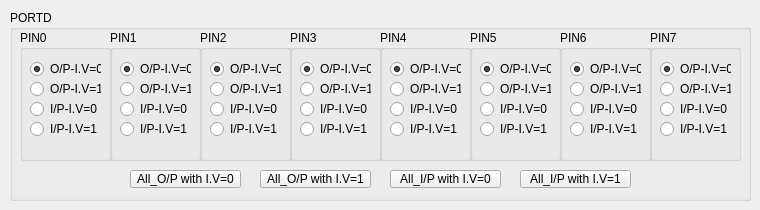
    <widget class="QWidget" name="PORTD_tab_2">
     <attribute name="title">
      <string>PORTD</string>
     </attribute>
     <widget class="QGroupBox" name="PORTD_groupBox_2">
      <property name="geometry">
       <rect>
        <x>10</x>
        <y>10</y>
        <width>741</width>
        <height>191</height>
       </rect>
      </property>
      <property name="title">
       <string>PORTD</string>
      </property>
      <widget class="QPushButton" name="All_Output_Init0_pushButton_11">
       <property name="geometry">
        <rect>
         <x>120</x>
         <y>160</y>
         <width>111</width>
         <height>18</height>
        </rect>
       </property>
       <property name="text">
        <string>All_O/P with I.V=0</string>
       </property>
      </widget>
      <widget class="QPushButton" name="All_Output_Init1_pushButton_11">
       <property name="geometry">
        <rect>
         <x>250</x>
         <y>160</y>
         <width>111</width>
         <height>18</height>
        </rect>
       </property>
       <property name="text">
        <string>All_O/P with I.V=1</string>
       </property>
      </widget>
      <widget class="QPushButton" name="All_Input_Init0_pushButton_11">
       <property name="geometry">
        <rect>
         <x>380</x>
         <y>160</y>
         <width>111</width>
         <height>18</height>
        </rect>
       </property>
       <property name="text">
        <string>All_I/P with I.V=0</string>
       </property>
      </widget>
      <widget class="QPushButton" name="All_Input_Init1_pushButton_11">
       <property name="geometry">
        <rect>
         <x>510</x>
         <y>160</y>
         <width>111</width>
         <height>18</height>
        </rect>
       </property>
       <property name="text">
        <string>All_I/P with I.V=1</string>
       </property>
      </widget>
      <widget class="QGroupBox" name="PIN1_groupBox_11">
       <property name="geometry">
        <rect>
         <x>100</x>
         <y>20</y>
         <width>91</width>
         <height>131</height>
        </rect>
       </property>
       <property name="title">
        <string>PIN1</string>
       </property>
       <widget class="QRadioButton" name="Output_init1_PIN1_radioButton_11">
        <property name="geometry">
         <rect>
          <x>10</x>
          <y>50</y>
          <width>71</width>
          <height>18</height>
         </rect>
        </property>
        <property name="text">
         <string>O/P-I.V=1</string>
        </property>
       </widget>
       <widget class="QRadioButton" name="Input_init0_PIN1_radioButton_11">
        <property name="geometry">
         <rect>
          <x>10</x>
          <y>70</y>
          <width>71</width>
          <height>18</height>
         </rect>
        </property>
        <property name="text">
         <string>I/P-I.V=0</string>
        </property>
       </widget>
       <widget class="QRadioButton" name="Input_init1_PIN1_radioButton_11">
        <property name="geometry">
         <rect>
          <x>10</x>
          <y>90</y>
          <width>71</width>
          <height>18</height>
         </rect>
        </property>
        <property name="text">
         <string>I/P-I.V=1</string>
        </property>
       </widget>
       <widget class="QRadioButton" name="Output_init0_PIN1_radioButton_11">
        <property name="geometry">
         <rect>
          <x>10</x>
          <y>30</y>
          <width>71</width>
          <height>18</height>
         </rect>
        </property>
        <property name="text">
         <string>O/P-I.V=0</string>
        </property>
        <property name="checked">
         <bool>true</bool>
        </property>
       </widget>
      </widget>
      <widget class="QGroupBox" name="PIN0_groupBox_10">
       <property name="enabled">
        <bool>true</bool>
       </property>
       <property name="geometry">
        <rect>
         <x>10</x>
         <y>20</y>
         <width>91</width>
         <height>131</height>
        </rect>
       </property>
       <property name="autoFillBackground">
        <bool>false</bool>
       </property>
       <property name="title">
        <string>PIN0</string>
       </property>
       <widget class="QRadioButton" name="Output_init1_PIN0_radioButton_11">
        <property name="geometry">
         <rect>
          <x>10</x>
          <y>50</y>
          <width>71</width>
          <height>18</height>
         </rect>
        </property>
        <property name="text">
         <string>O/P-I.V=1</string>
        </property>
       </widget>
       <widget class="QRadioButton" name="Input_init0_PIN0_radioButton_11">
        <property name="geometry">
         <rect>
          <x>10</x>
          <y>70</y>
          <width>71</width>
          <height>18</height>
         </rect>
        </property>
        <property name="text">
         <string>I/P-I.V=0</string>
        </property>
       </widget>
       <widget class="QRadioButton" name="Input_init1_PIN0_radioButton_12">
        <property name="geometry">
         <rect>
          <x>10</x>
          <y>90</y>
          <width>71</width>
          <height>18</height>
         </rect>
        </property>
        <property name="text">
         <string>I/P-I.V=1</string>
        </property>
       </widget>
       <widget class="QRadioButton" name="Output_init0_PIN0_radioButton_11">
        <property name="geometry">
         <rect>
          <x>10</x>
          <y>30</y>
          <width>71</width>
          <height>18</height>
         </rect>
        </property>
        <property name="text">
         <string>O/P-I.V=0</string>
        </property>
        <property name="checked">
         <bool>true</bool>
        </property>
       </widget>
      </widget>
      <widget class="QGroupBox" name="PIN4_groupBox_10">
       <property name="geometry">
        <rect>
         <x>370</x>
         <y>20</y>
         <width>91</width>
         <height>131</height>
        </rect>
       </property>
       <property name="title">
        <string>PIN4</string>
       </property>
       <widget class="QRadioButton" name="Output_init1_PIN4_radioButton_10">
        <property name="geometry">
         <rect>
          <x>10</x>
          <y>50</y>
          <width>71</width>
          <height>18</height>
         </rect>
        </property>
        <property name="text">
         <string>O/P-I.V=1</string>
        </property>
       </widget>
       <widget class="QRadioButton" name="Input_init0_PIN4_radioButton_10">
        <property name="geometry">
         <rect>
          <x>10</x>
          <y>70</y>
          <width>71</width>
          <height>18</height>
         </rect>
        </property>
        <property name="text">
         <string>I/P-I.V=0</string>
        </property>
       </widget>
       <widget class="QRadioButton" name="Input_init1_PIN4_radioButton_10">
        <property name="geometry">
         <rect>
          <x>10</x>
          <y>90</y>
          <width>71</width>
          <height>18</height>
         </rect>
        </property>
        <property name="text">
         <string>I/P-I.V=1</string>
        </property>
       </widget>
       <widget class="QRadioButton" name="Output_init0_PIN4_radioButton_10">
        <property name="geometry">
         <rect>
          <x>10</x>
          <y>30</y>
          <width>71</width>
          <height>18</height>
         </rect>
        </property>
        <property name="text">
         <string>O/P-I.V=0</string>
        </property>
        <property name="checked">
         <bool>true</bool>
        </property>
       </widget>
      </widget>
      <widget class="QGroupBox" name="PIN2_groupBox_10">
       <property name="geometry">
        <rect>
         <x>190</x>
         <y>20</y>
         <width>91</width>
         <height>131</height>
        </rect>
       </property>
       <property name="title">
        <string>PIN2</string>
       </property>
       <widget class="QRadioButton" name="Output_init1_PIN2_radioButton_10">
        <property name="geometry">
         <rect>
          <x>10</x>
          <y>50</y>
          <width>71</width>
          <height>18</height>
         </rect>
        </property>
        <property name="text">
         <string>O/P-I.V=1</string>
        </property>
       </widget>
       <widget class="QRadioButton" name="Input_init0_PIN2_radioButton_10">
        <property name="geometry">
         <rect>
          <x>10</x>
          <y>70</y>
          <width>71</width>
          <height>18</height>
         </rect>
        </property>
        <property name="text">
         <string>I/P-I.V=0</string>
        </property>
       </widget>
       <widget class="QRadioButton" name="Input_init1_PIN2_radioButton_10">
        <property name="geometry">
         <rect>
          <x>10</x>
          <y>90</y>
          <width>71</width>
          <height>18</height>
         </rect>
        </property>
        <property name="text">
         <string>I/P-I.V=1</string>
        </property>
       </widget>
       <widget class="QRadioButton" name="Output_init0_PIN2_radioButton_10">
        <property name="geometry">
         <rect>
          <x>10</x>
          <y>30</y>
          <width>71</width>
          <height>18</height>
         </rect>
        </property>
        <property name="text">
         <string>O/P-I.V=0</string>
        </property>
        <property name="checked">
         <bool>true</bool>
        </property>
       </widget>
      </widget>
      <widget class="QGroupBox" name="PIN5_groupBox_10">
       <property name="geometry">
        <rect>
         <x>460</x>
         <y>20</y>
         <width>91</width>
         <height>131</height>
        </rect>
       </property>
       <property name="title">
        <string>PIN5</string>
       </property>
       <widget class="QRadioButton" name="Output_init1_PIN5_radioButton_10">
        <property name="geometry">
         <rect>
          <x>10</x>
          <y>50</y>
          <width>71</width>
          <height>18</height>
         </rect>
        </property>
        <property name="text">
         <string>O/P-I.V=1</string>
        </property>
       </widget>
       <widget class="QRadioButton" name="Input_init0_PIN5_radioButton_10">
        <property name="geometry">
         <rect>
          <x>10</x>
          <y>70</y>
          <width>71</width>
          <height>18</height>
         </rect>
        </property>
        <property name="text">
         <string>I/P-I.V=0</string>
        </property>
       </widget>
       <widget class="QRadioButton" name="Input_init1_PIN5_radioButton_10">
        <property name="geometry">
         <rect>
          <x>10</x>
          <y>90</y>
          <width>71</width>
          <height>18</height>
         </rect>
        </property>
        <property name="text">
         <string>I/P-I.V=1</string>
        </property>
       </widget>
       <widget class="QRadioButton" name="Output_init0_PIN5_radioButton_10">
        <property name="geometry">
         <rect>
          <x>10</x>
          <y>30</y>
          <width>71</width>
          <height>18</height>
         </rect>
        </property>
        <property name="text">
         <string>O/P-I.V=0</string>
        </property>
        <property name="checked">
         <bool>true</bool>
        </property>
       </widget>
      </widget>
      <widget class="QGroupBox" name="PIN7_groupBox_10">
       <property name="geometry">
        <rect>
         <x>640</x>
         <y>20</y>
         <width>91</width>
         <height>131</height>
        </rect>
       </property>
       <property name="title">
        <string>PIN7</string>
       </property>
       <widget class="QRadioButton" name="Output_init1_PIN7_radioButton_10">
        <property name="geometry">
         <rect>
          <x>10</x>
          <y>50</y>
          <width>71</width>
          <height>18</height>
         </rect>
        </property>
        <property name="text">
         <string>O/P-I.V=1</string>
        </property>
       </widget>
       <widget class="QRadioButton" name="Input_init0_PIN7_radioButton_10">
        <property name="geometry">
         <rect>
          <x>10</x>
          <y>70</y>
          <width>71</width>
          <height>18</height>
         </rect>
        </property>
        <property name="text">
         <string>I/P-I.V=0</string>
        </property>
       </widget>
       <widget class="QRadioButton" name="Input_init1_PIN7_radioButton_10">
        <property name="geometry">
         <rect>
          <x>10</x>
          <y>90</y>
          <width>71</width>
          <height>18</height>
         </rect>
        </property>
        <property name="text">
         <string>I/P-I.V=1</string>
        </property>
       </widget>
       <widget class="QRadioButton" name="Output_init0_PIN7_radioButton_10">
        <property name="geometry">
         <rect>
          <x>10</x>
          <y>30</y>
          <width>71</width>
          <height>18</height>
         </rect>
        </property>
        <property name="text">
         <string>O/P-I.V=0</string>
        </property>
        <property name="checked">
         <bool>true</bool>
        </property>
       </widget>
      </widget>
      <widget class="QGroupBox" name="PIN6_groupBox_10">
       <property name="geometry">
        <rect>
         <x>550</x>
         <y>20</y>
         <width>91</width>
         <height>131</height>
        </rect>
       </property>
       <property name="title">
        <string>PIN6</string>
       </property>
       <widget class="QRadioButton" name="Output_init1_PIN6_radioButton_10">
        <property name="geometry">
         <rect>
          <x>10</x>
          <y>50</y>
          <width>71</width>
          <height>18</height>
         </rect>
        </property>
        <property name="text">
         <string>O/P-I.V=1</string>
        </property>
       </widget>
       <widget class="QRadioButton" name="Input_init0_PIN6_radioButton_10">
        <property name="geometry">
         <rect>
          <x>10</x>
          <y>70</y>
          <width>71</width>
          <height>18</height>
         </rect>
        </property>
        <property name="text">
         <string>I/P-I.V=0</string>
        </property>
       </widget>
       <widget class="QRadioButton" name="Input_init1_PIN6_radioButton_10">
        <property name="geometry">
         <rect>
          <x>10</x>
          <y>90</y>
          <width>71</width>
          <height>18</height>
         </rect>
        </property>
        <property name="text">
         <string>I/P-I.V=1</string>
        </property>
       </widget>
       <widget class="QRadioButton" name="Output_init0_PIN6_radioButton_10">
        <property name="geometry">
         <rect>
          <x>10</x>
          <y>30</y>
          <width>71</width>
          <height>18</height>
         </rect>
        </property>
        <property name="text">
         <string>O/P-I.V=0</string>
        </property>
        <property name="checked">
         <bool>true</bool>
        </property>
       </widget>
      </widget>
      <widget class="QGroupBox" name="PIN3_groupBox_10">
       <property name="geometry">
        <rect>
         <x>280</x>
         <y>20</y>
         <width>91</width>
         <height>131</height>
        </rect>
       </property>
       <property name="title">
        <string>PIN3</string>
       </property>
       <widget class="QRadioButton" name="Output_init1_PIN3_radioButton_10">
        <property name="geometry">
         <rect>
          <x>10</x>
          <y>50</y>
          <width>71</width>
          <height>18</height>
         </rect>
        </property>
        <property name="text">
         <string>O/P-I.V=1</string>
        </property>
       </widget>
       <widget class="QRadioButton" name="Input_init0_PIN3_radioButton_10">
        <property name="geometry">
         <rect>
          <x>10</x>
          <y>70</y>
          <width>71</width>
          <height>18</height>
         </rect>
        </property>
        <property name="text">
         <string>I/P-I.V=0</string>
        </property>
       </widget>
       <widget class="QRadioButton" name="Input_init1_PIN3_radioButton_10">
        <property name="geometry">
         <rect>
          <x>10</x>
          <y>90</y>
          <width>71</width>
          <height>18</height>
         </rect>
        </property>
        <property name="text">
         <string>I/P-I.V=1</string>
        </property>
       </widget>
       <widget class="QRadioButton" name="Output_init0_PIN3_radioButton_10">
        <property name="geometry">
         <rect>
          <x>10</x>
          <y>30</y>
          <width>71</width>
          <height>18</height>
         </rect>
        </property>
        <property name="text">
         <string>O/P-I.V=0</string>
        </property>
        <property name="checked">
         <bool>true</bool>
        </property>
       </widget>
      </widget>
     </widget>
    </widget>
